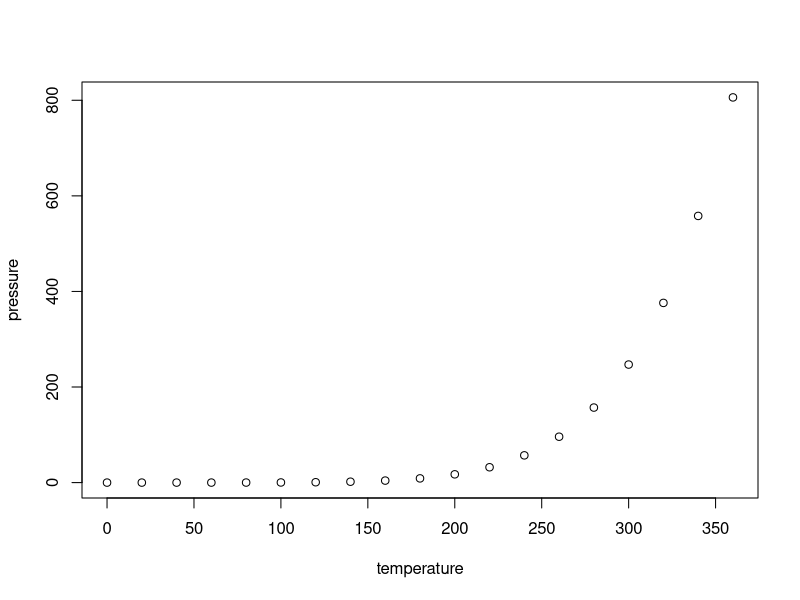
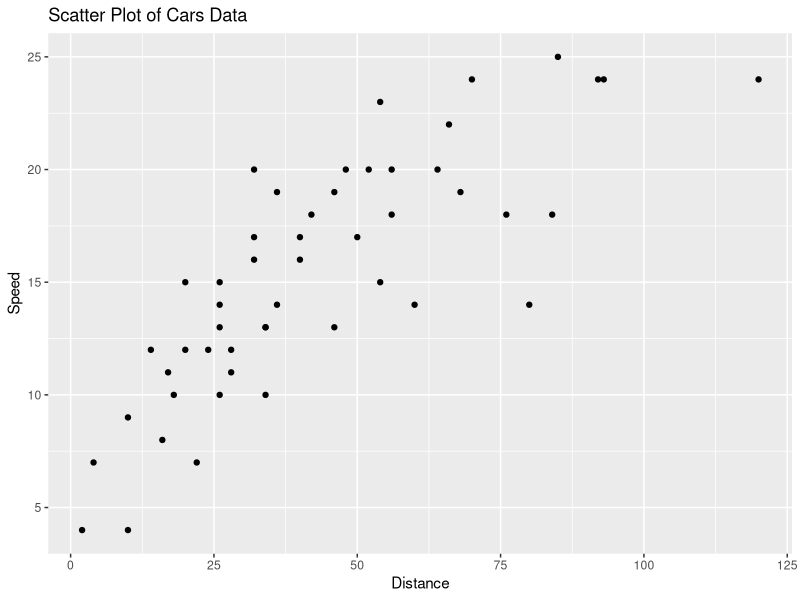

The R source for these figures, in order:
## ---- chunk 1
knitr::opts_chunk$set(echo = TRUE)
## ---- chunk 2
summary(cars)
## ---- chunk 3
plot(pressure)
## ---- chunk 4
library(ggplot2)
ggplot(cars, mapping = aes(x = dist, y = speed)) + geom_point() + labs(title = "Scatter Plot of Cars Data",
       x = "Distance",
       y = "Speed")
